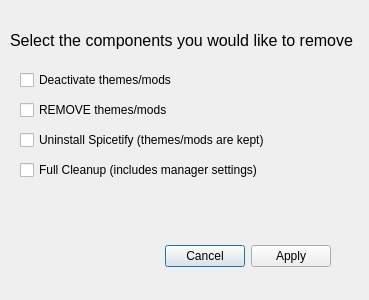
<?xml version="1.0" encoding="UTF-8"?>
<ui version="4.0">
 <class>UninstallModal</class>
 <widget class="QDialog" name="UninstallModal">
  <property name="windowModality">
   <enum>Qt::NonModal</enum>
  </property>
  <property name="geometry">
   <rect>
    <x>0</x>
    <y>0</y>
    <width>369</width>
    <height>300</height>
   </rect>
  </property>
  <property name="windowTitle">
   <string>Remove Components</string>
  </property>
  <widget class="QDialogButtonBox" name="buttonBox">
   <property name="geometry">
    <rect>
     <x>30</x>
     <y>240</y>
     <width>301</width>
     <height>32</height>
    </rect>
   </property>
   <property name="sizePolicy">
    <sizepolicy hsizetype="Expanding" vsizetype="Fixed">
     <horstretch>0</horstretch>
     <verstretch>0</verstretch>
    </sizepolicy>
   </property>
   <property name="orientation">
    <enum>Qt::Horizontal</enum>
   </property>
   <property name="standardButtons">
    <set>QDialogButtonBox::Apply|QDialogButtonBox::Cancel</set>
   </property>
  </widget>
  <widget class="QCheckBox" name="checkBox">
   <property name="geometry">
    <rect>
     <x>20</x>
     <y>70</y>
     <width>291</width>
     <height>20</height>
    </rect>
   </property>
   <property name="text">
    <string>Deactivate themes/mods</string>
   </property>
  </widget>
  <widget class="QCheckBox" name="checkBox_2">
   <property name="geometry">
    <rect>
     <x>20</x>
     <y>100</y>
     <width>291</width>
     <height>20</height>
    </rect>
   </property>
   <property name="text">
    <string>REMOVE themes/mods</string>
   </property>
  </widget>
  <widget class="QCheckBox" name="checkBox_3">
   <property name="geometry">
    <rect>
     <x>20</x>
     <y>130</y>
     <width>291</width>
     <height>20</height>
    </rect>
   </property>
   <property name="text">
    <string>Uninstall Spicetify (themes/mods are kept)</string>
   </property>
  </widget>
  <widget class="QCheckBox" name="checkBox_4">
   <property name="geometry">
    <rect>
     <x>20</x>
     <y>160</y>
     <width>291</width>
     <height>20</height>
    </rect>
   </property>
   <property name="text">
    <string>Full Cleanup (includes manager settings)</string>
   </property>
  </widget>
  <widget class="QLabel" name="label">
   <property name="geometry">
    <rect>
     <x>10</x>
     <y>30</y>
     <width>351</width>
     <height>21</height>
    </rect>
   </property>
   <property name="styleSheet">
    <string notr="true">QLabel{
	font-size:16px
}</string>
   </property>
   <property name="text">
    <string>Select the components you would like to remove</string>
   </property>
  </widget>
 </widget>
 <resources/>
 <connections>
  <connection>
   <sender>buttonBox</sender>
   <signal>accepted()</signal>
   <receiver>UninstallModal</receiver>
   <slot>accept()</slot>
   <hints>
    <hint type="sourcelabel">
     <x>248</x>
     <y>254</y>
    </hint>
    <hint type="destinationlabel">
     <x>157</x>
     <y>274</y>
    </hint>
   </hints>
  </connection>
  <connection>
   <sender>buttonBox</sender>
   <signal>rejected()</signal>
   <receiver>UninstallModal</receiver>
   <slot>reject()</slot>
   <hints>
    <hint type="sourcelabel">
     <x>316</x>
     <y>260</y>
    </hint>
    <hint type="destinationlabel">
     <x>286</x>
     <y>274</y>
    </hint>
   </hints>
  </connection>
 </connections>
</ui>
